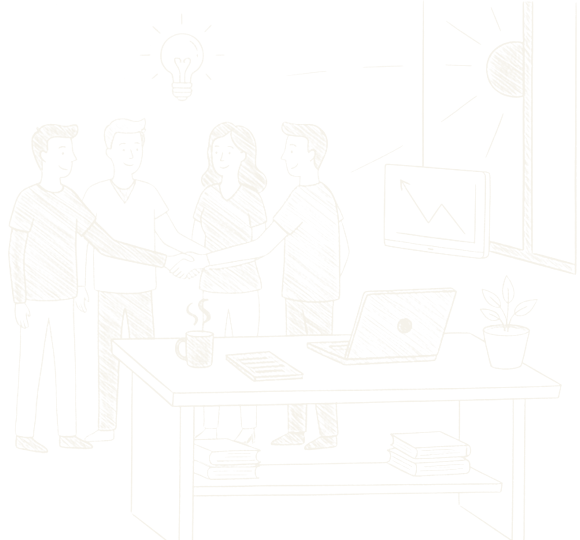
#> input picture fonte-2026/assets/amb.webp, 1160 x 1080 px (shown at 1/2 size); its folder holds only this picture in this run
$ python vec.py ../fonte-2026/assets/amb.webp
#> lines starting #> are read from the running program, lines starting #| are printed output that depends on the picture; after the words box and inside, x2 and y2 are one past the last pixel; in counts of white or black regions, pixels touching at a corner belong together
import sys,numpy as np,potrace
from PIL import Image
def trace(path,scale=4,thr=100):
#> called with path = '../fonte-2026/assets/amb.webp', scale = 4, thr = 100
    im=Image.open(path).convert('RGBA')
#> im is the input picture: PIL image 1160x1080 RGBA; mean R, G, B, A 245, 242, 234, 20.9
    a=np.array(im).astype(float)
    lum=(a[...,0]*.3+a[...,1]*.59+a[...,2]*.11)/255
#> lum: shape (1080, 1160) float64; every value is 0.949
    m=a[...,3]/255*lum  # white ink
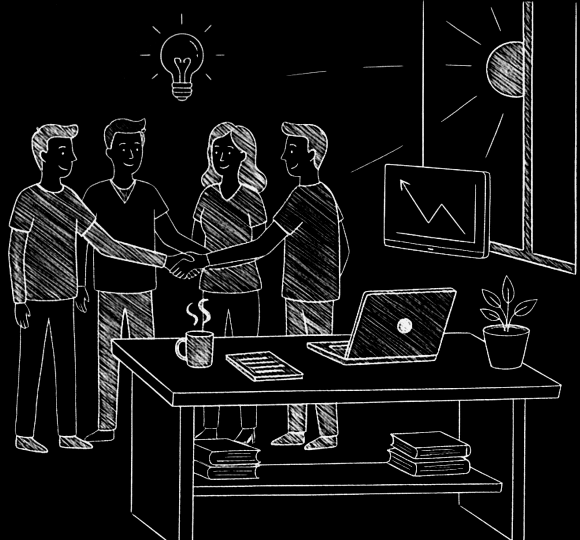
#> m: shape (1080, 1160) float64 (shown at 1/2 size); min 0, max 0.949, mean 0.0778
    big=Image.fromarray((m*255).astype('uint8')).resize((im.width*scale,im.height*scale),Image.LANCZOS)
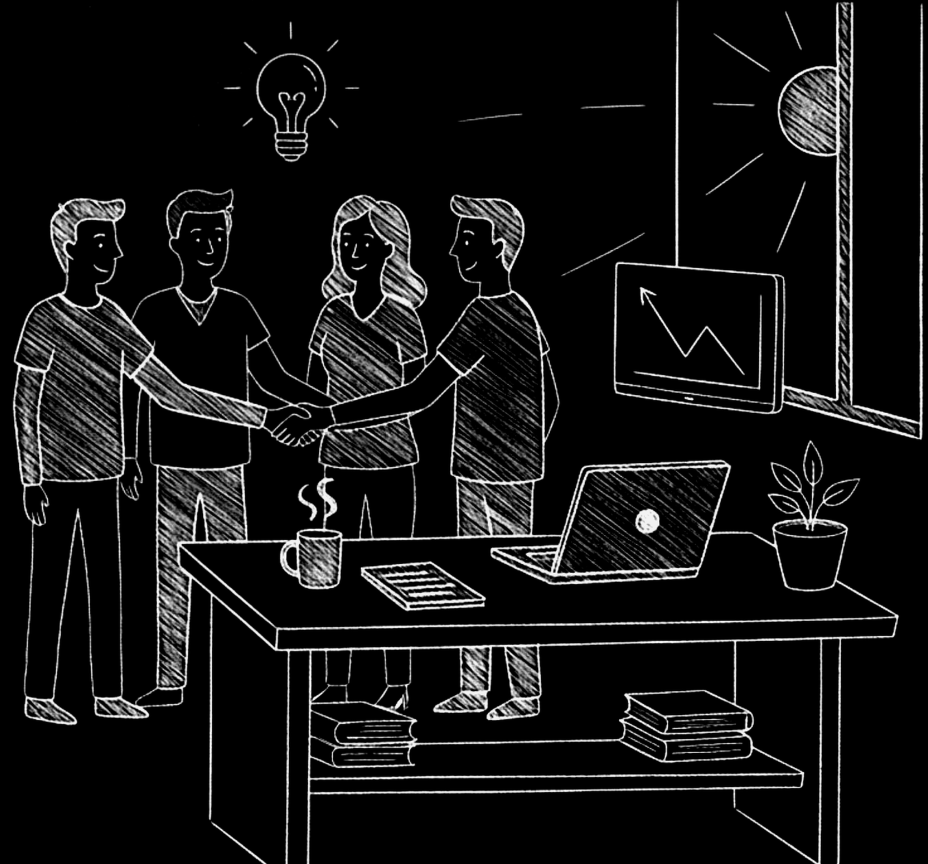
#> big: PIL image 4640x4320 L (shown at 1/5 size); min 0, max 255, mean 20
    bm=~(np.array(big)>thr)
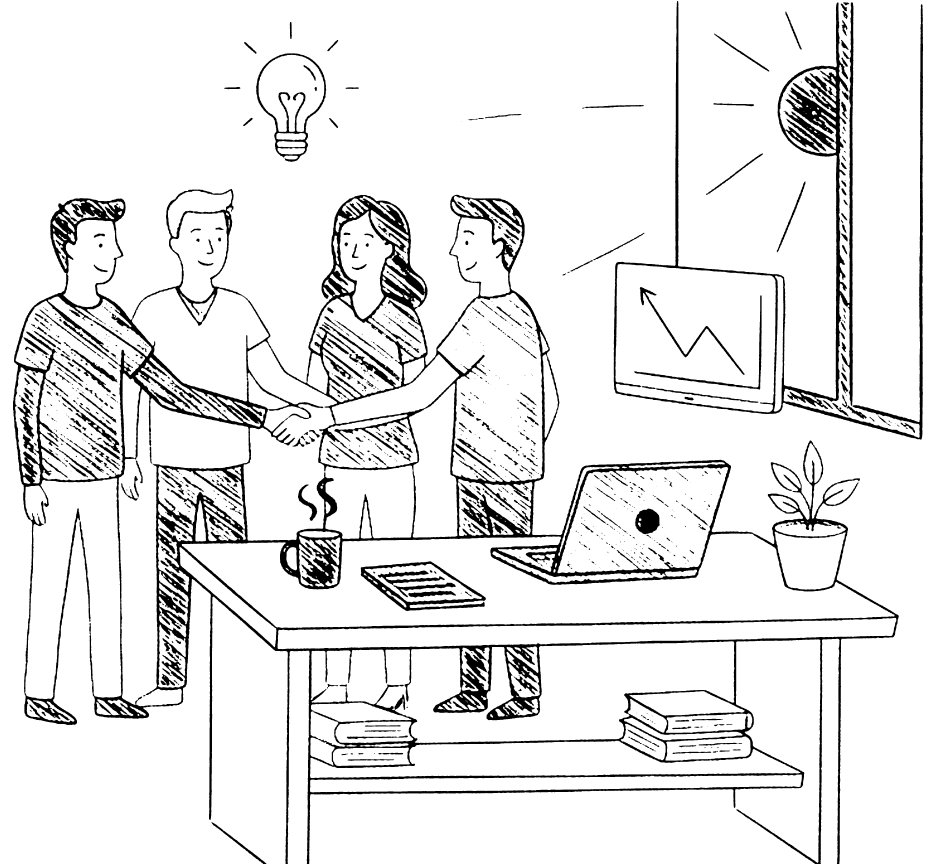
#> bm: shape (4320, 4640) bool (shown at 1/5 size); 91.1% white; 1096 black regions (389 under 20 px), largest, box (x1, y1, x2, y2) and area: (65, 945, 4494, 4320) 1211395, (3069, 5, 4615, 2198) 228567, (1804, 2807, 2429, 3055) 28916
    bmp=potrace.Bitmap(bm)
    pl=bmp.trace(turdsize=6,alphamax=1.0,opticurve=True,opttolerance=0.2)
    d=[]
    for c in pl:
        s=c.start_point; d.append(f'M{s.x:.1f} {s.y:.1f}')
        for seg in c.segments:
            if seg.is_corner: d.append(f'L{seg.c.x:.1f} {seg.c.y:.1f}L{seg.end_point.x:.1f} {seg.end_point.y:.1f}')
            else: d.append(f'C{seg.c1.x:.1f} {seg.c1.y:.1f} {seg.c2.x:.1f} {seg.c2.y:.1f} {seg.end_point.x:.1f} {seg.end_point.y:.1f}')
        d.append('Z')
    W,H=big.size
    return f'<svg viewBox="0 0 {W} {H}" xmlns="http://www.w3.org/2000/svg"><path fill="currentColor" fill-rule="evenodd" d="{"".join(d)}"/></svg>'
if __name__=='__main__':
    for p in sys.argv[1:]:
        out='/home/claude/build/assets/'+p.split('/')[-1].replace('.png','.svg')
        open(out,'w').write(trace(p)); print(out)
#> (the call stopped at in trace, `bmp=potrace.Bitmap(bm)`: potrace is not available in this run)

$ run again, on fonte-2026/assets/cresc.webp
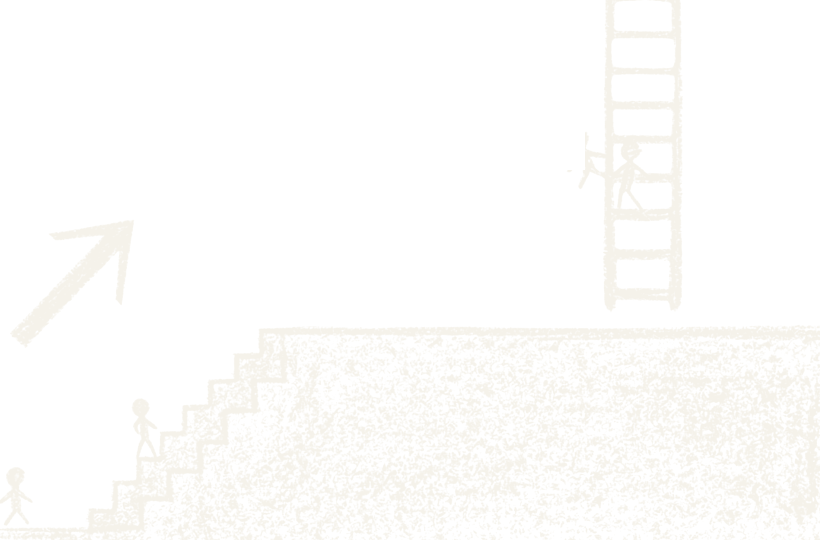
#> input picture fonte-2026/assets/cresc.webp, 1640 x 1080 px (shown at 1/2 size)
#> in trace, im is the input picture: PIL image 1640x1080 RGBA; mean R, G, B, A 245, 242, 234, 41
#> lum: shape (1080, 1640) float64; every value is 0.949
#> in trace, `big=Image.fromarray((m*255).astype('uint8')).resize((im.width*scale,im..`:
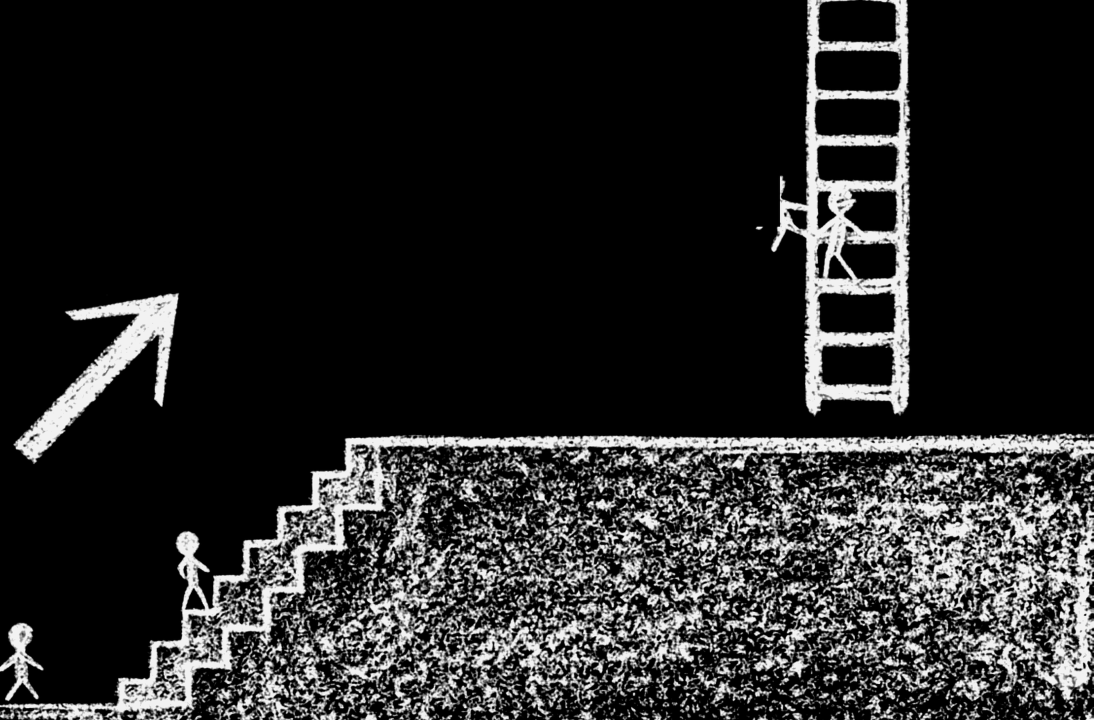
#> big: PIL image 6560x4320 L (shown at 1/6 size); min 0, max 255, mean 38.9
#> in trace, `bm=~(np.array(big)>thr)`:
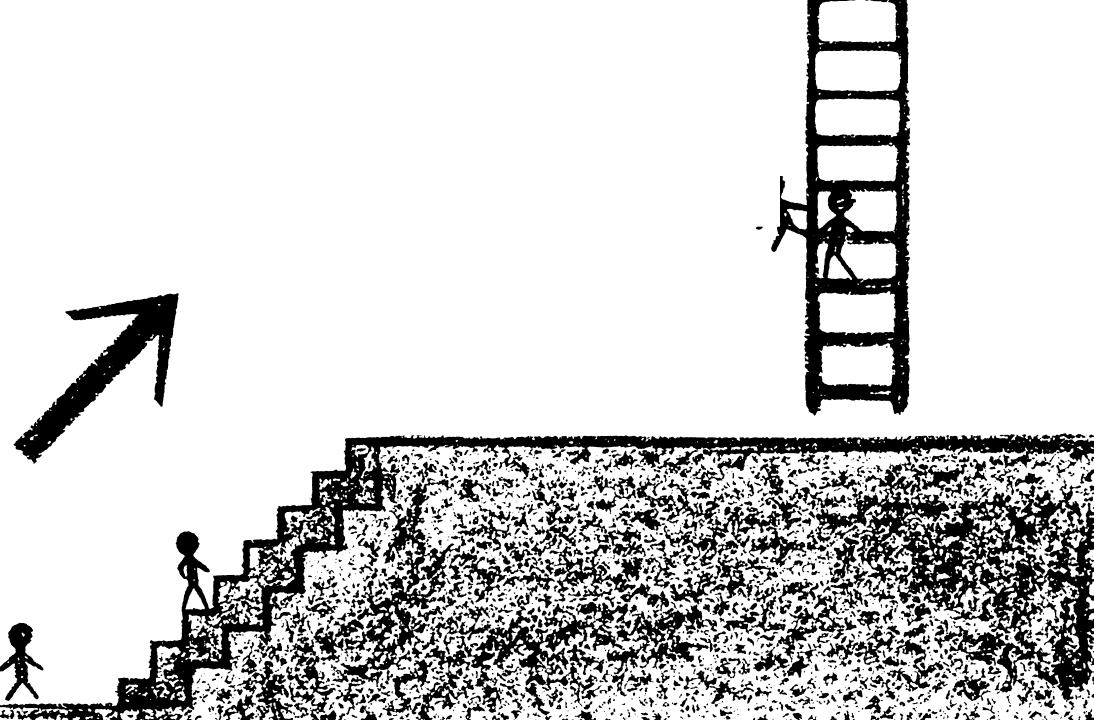
#> bm: shape (4320, 6560) bool (shown at 1/6 size); 82.2% white; 1980 black regions (232 under 20 px), largest, box (x1, y1, x2, y2) and area: (0, 2600, 6560, 4320) 974326, (4892, 2816, 6560, 4213) 750429, (4627, 0, 5461, 2494) 682606

$ run again, on fonte-2026/assets/dinheiro.webp
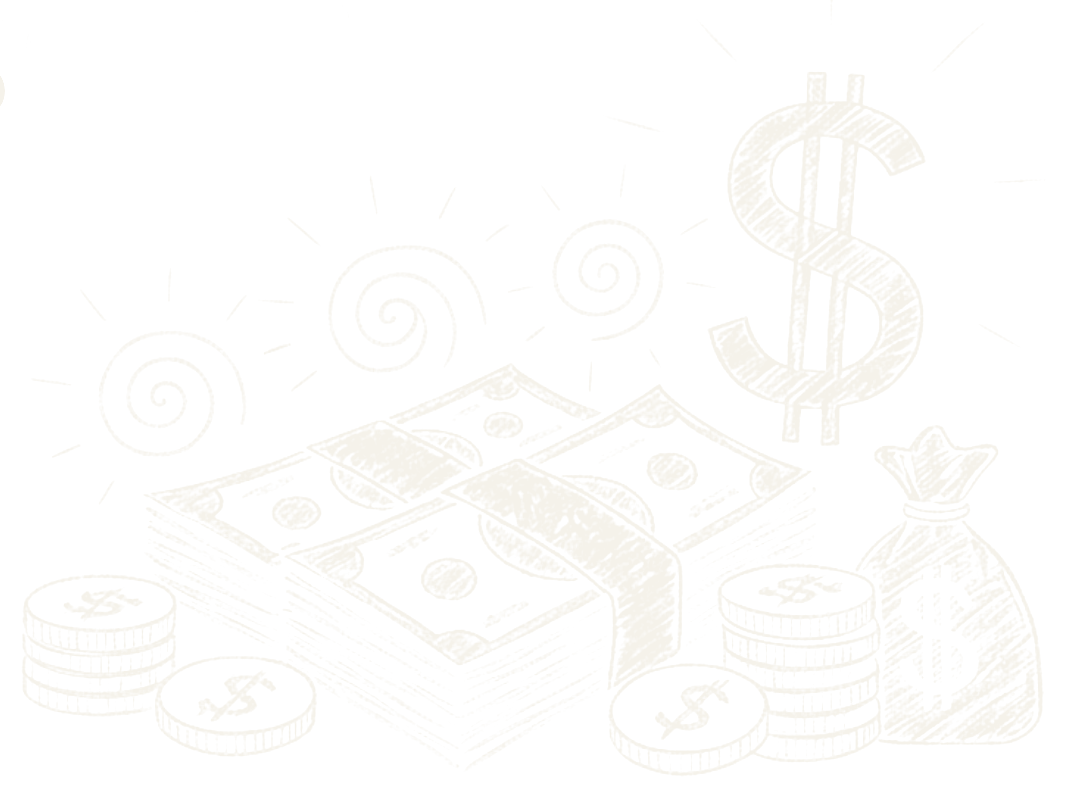
#> input picture fonte-2026/assets/dinheiro.webp, 1080 x 800 px
#> in trace, im is the input picture: PIL image 1080x800 RGBA; mean R, G, B, A 245, 242, 234, 28.9
#> lum: shape (800, 1080) float64; every value is 0.949
#> in trace, `m=a[...,3]/255*lum`:
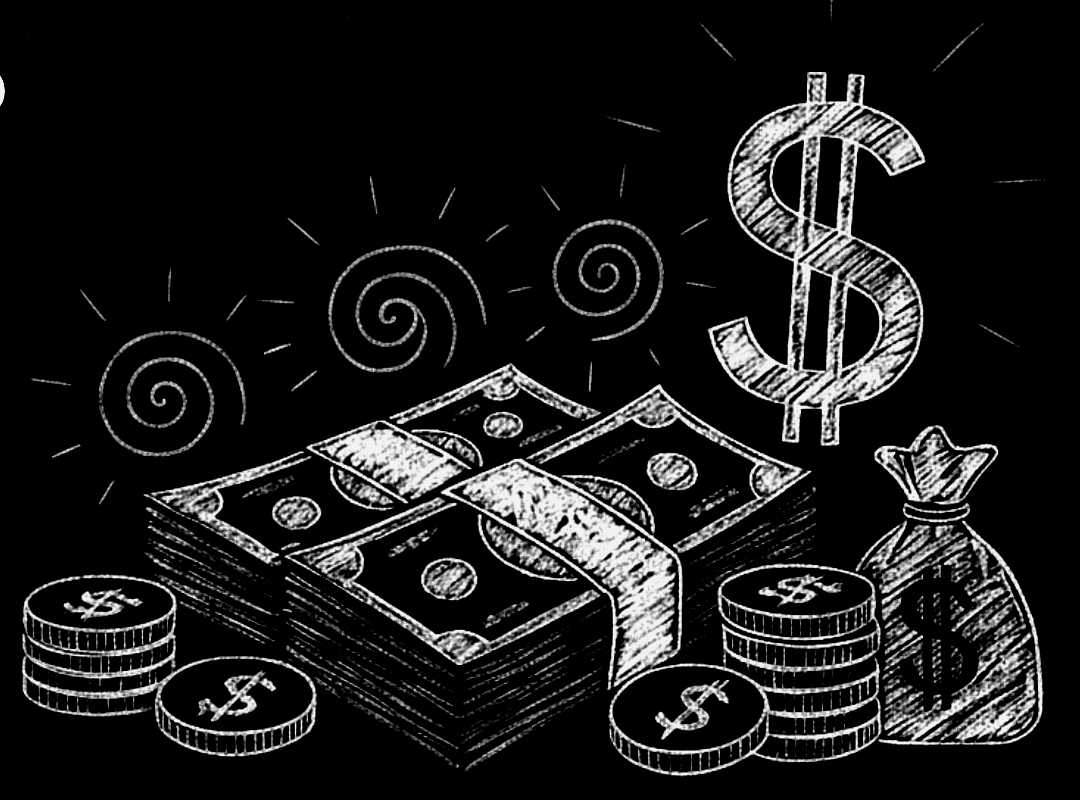
#> m: shape (800, 1080) float64; min 0, max 0.949, mean 0.108
#> in trace, `bm=~(np.array(big)>thr)`:
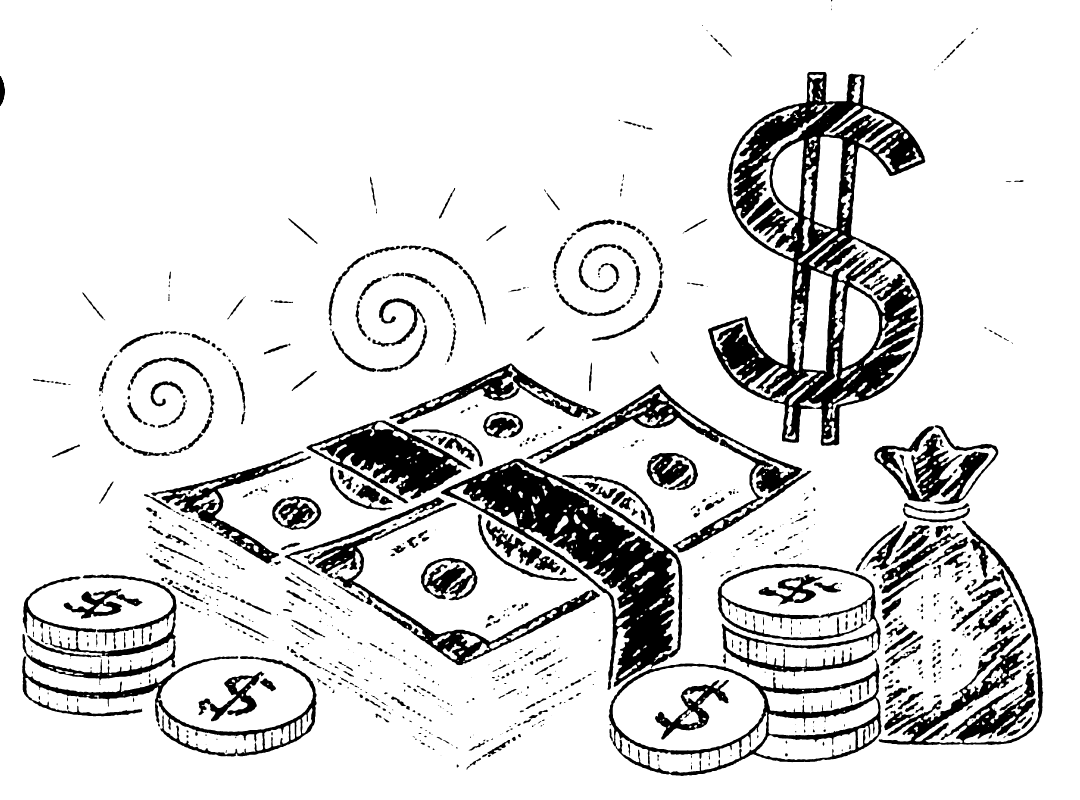
#> bm: shape (3200, 4320) bool (shown at 1/4 size); 87.2% white; 975 black regions (165 under 20 px), largest, box (x1, y1, x2, y2) and area: (2832, 288, 3701, 1783) 386937, (1763, 1835, 2730, 2759) 250882, (3515, 2083, 4173, 2980) 89322
